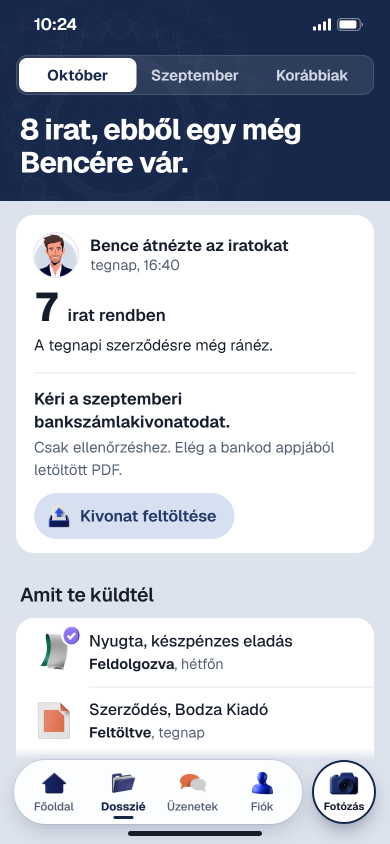
#> input picture dizajn/C2_modern/app_v2/04_dosszie.png, 780 x 1688 px, given in place of 01_belepes.png, which was not available (shown at 1/2 size)
$ python hunyoritas.py
#> lines starting #> are read from the running program, lines starting #| are printed output that depends on the picture
# -*- coding: utf-8 -*-
"""Hunyorítás-próba (C2): mind a 11 képernyő a @2x PNG-n PIL GaussianBlur(6)-tal (1x-en 3 px), és a szigorúbb
GaussianBlur(12)-vel (1x-en 6 px, a C 2. körének mércéje). Kimenet:
  ../_hunyoritas.jpg        felül eredeti, középen blur 6, alul blur 12 (fél méretben)
  ../_attekintes.jpg        csak az eredetik egy sorban"""
import os
from PIL import Image, ImageFilter

D = os.path.abspath(os.path.join(os.path.dirname(os.path.abspath(__file__)), '..'))
NEVEK = ['01_belepes', '02_bekotes', '03_fooldal', '04_dosszie', '05_tetel', '06_uzenetek',
         '07_hogyan_jott_ki', '08_befizettem', '09_fotozas', '10_widget', '11_ures_dosszie']
W, H, G = 390, 844, 20
sorok = 3
lap = Image.new('RGB', (len(NEVEK) * (W + G) + G, sorok * (H + G) + G), '#8C95A5')
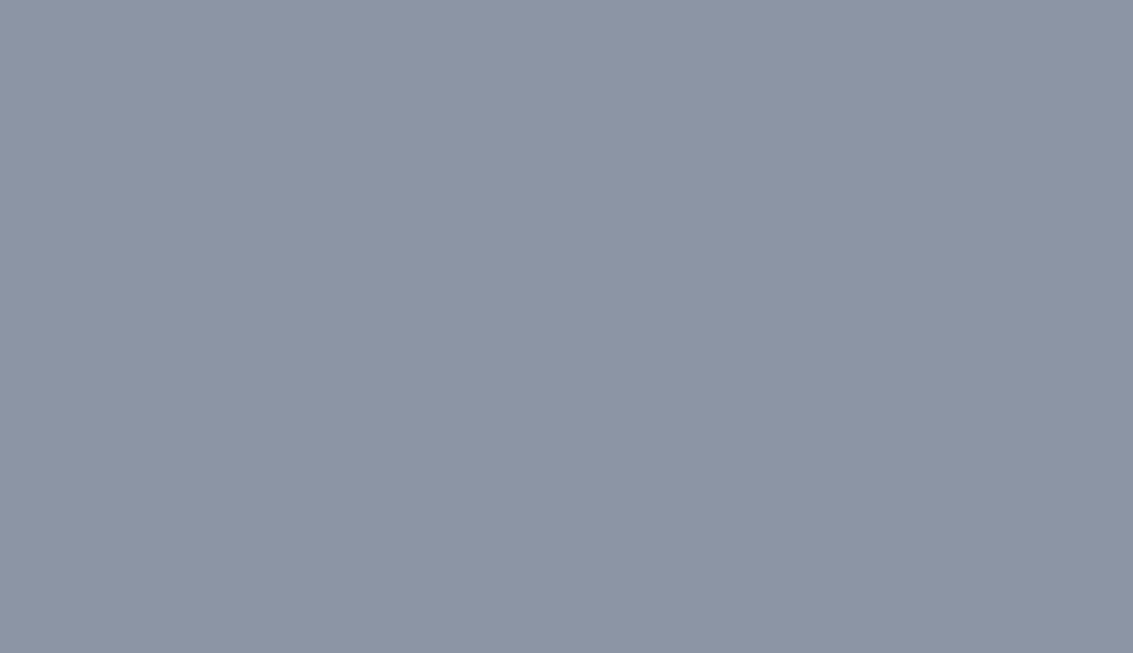
#> lap: PIL image 4530x2612 RGB (shown at 1/4 size); mean R, G, B 140, 149, 165
att = Image.new('RGB', (len(NEVEK) * (W + G) + G, H + 2 * G), '#C9D1DD')
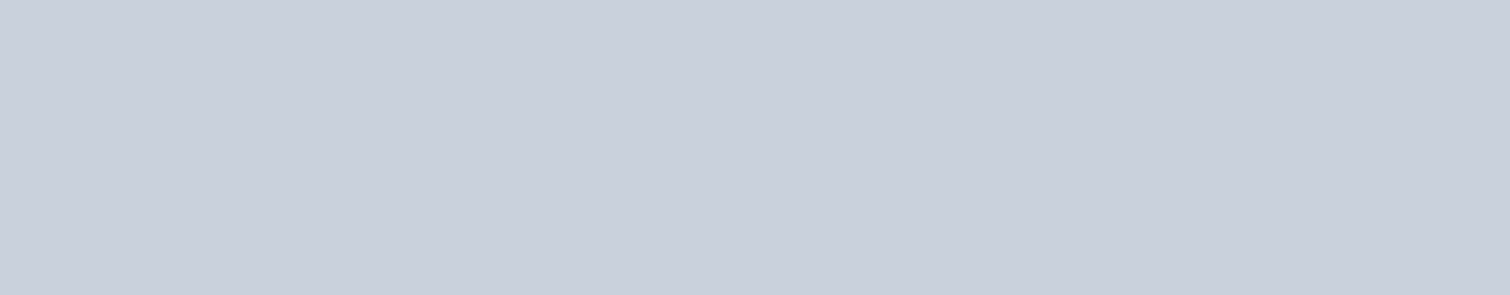
#> att: PIL image 4530x884 RGB (shown at 1/3 size); mean R, G, B 201, 209, 221
for i, n in enumerate(NEVEK):
    im = Image.open(os.path.join(D, n + '.png')).convert('RGB')
#> im is the input picture: PIL image 780x1688 RGB; mean R, G, B 189.9, 194.9, 205
    x = G + i * (W + G)
    kicsi = im.resize((W, H), Image.LANCZOS)
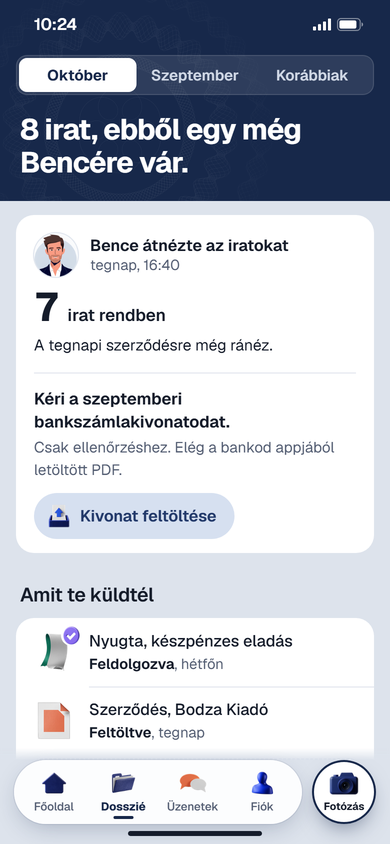
#> kicsi: PIL image 390x844 RGB; mean R, G, B 189.5, 194.6, 204.7
    lap.paste(kicsi, (x, G))
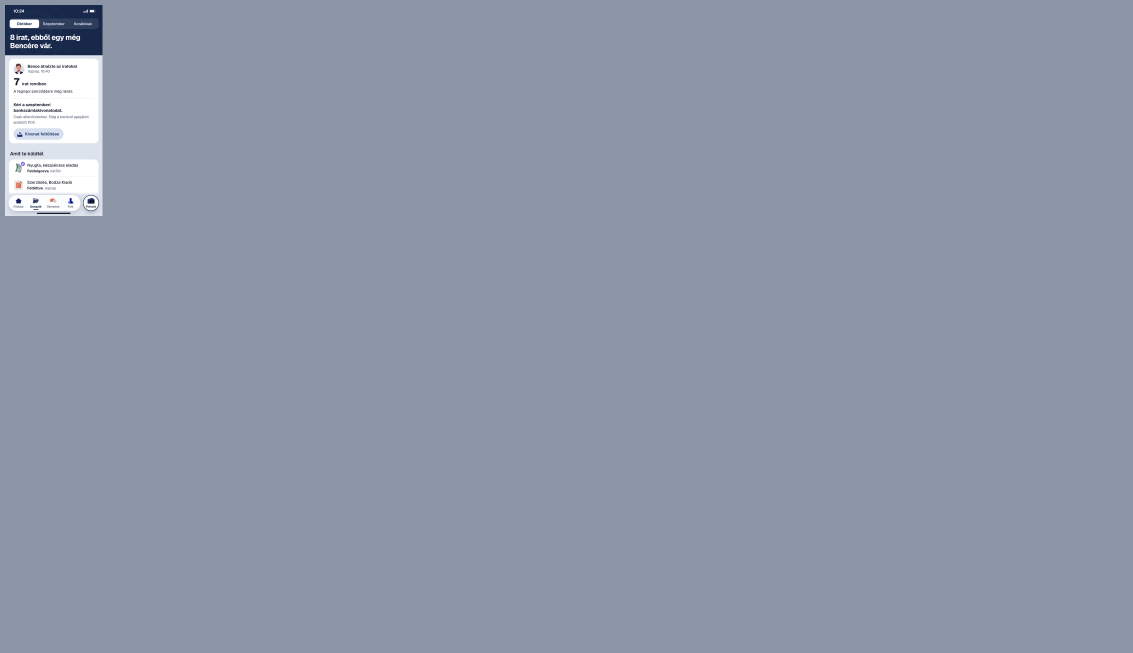
#> lap: PIL image 4530x2612 RGB (shown at 1/4 size); mean R, G, B 141.4, 150.3, 166.1
    att.paste(kicsi, (x, G))
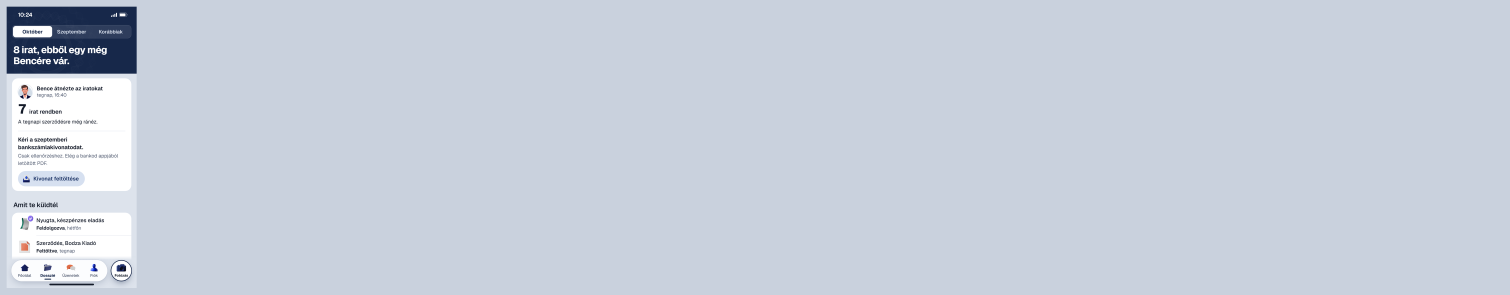
#> att: PIL image 4530x884 RGB (shown at 1/3 size); mean R, G, B 200.1, 207.8, 219.7
    lap.paste(im.filter(ImageFilter.GaussianBlur(6)).resize((W, H), Image.LANCZOS), (x, H + 2 * G))
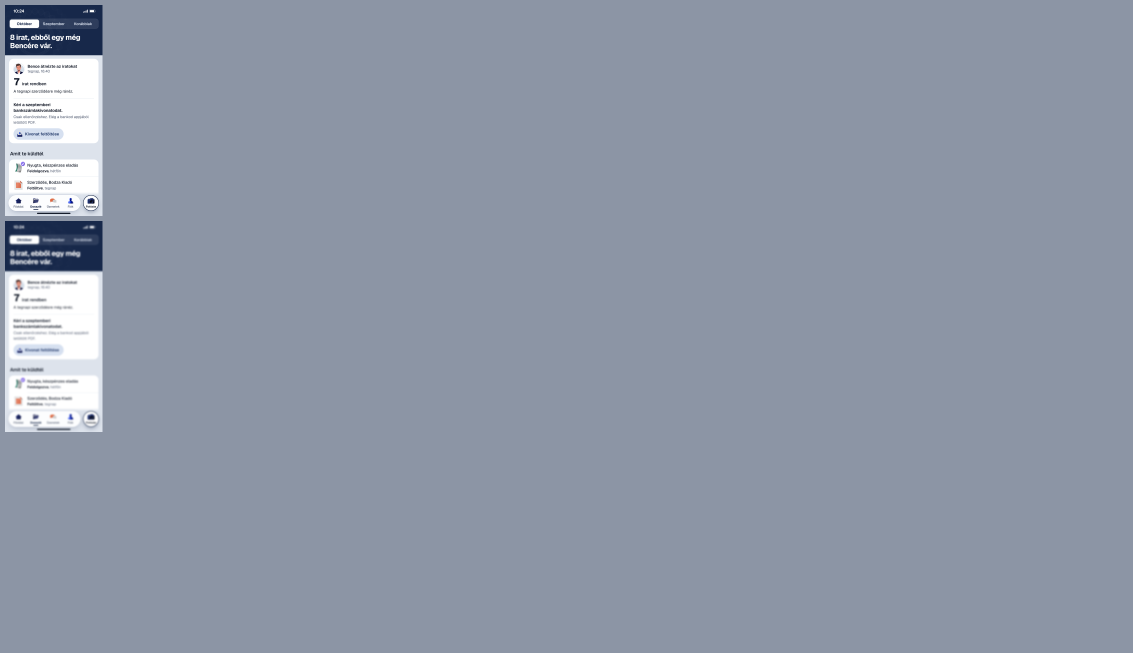
#> lap: PIL image 4530x2612 RGB (shown at 1/4 size); mean R, G, B 142.8, 151.5, 167.2
    lap.paste(im.filter(ImageFilter.GaussianBlur(12)).resize((W, H), Image.LANCZOS), (x, 2 * H + 3 * G))
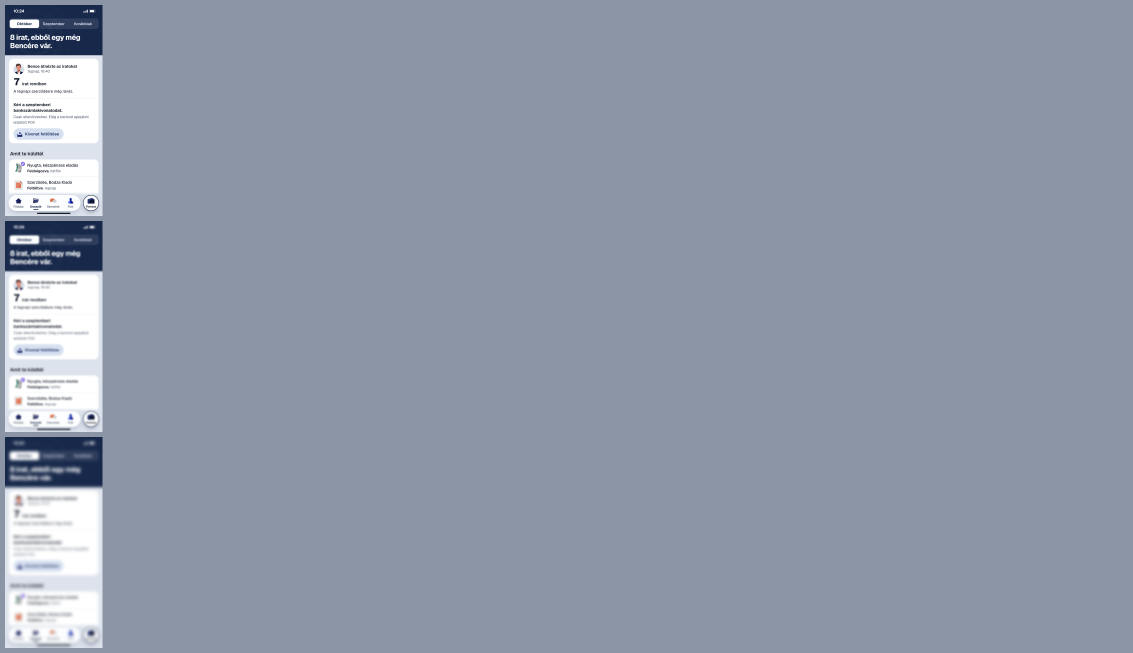
#> lap: PIL image 4530x2612 RGB (shown at 1/4 size); mean R, G, B 144.2, 152.8, 168.3
#> pass 2 of the loop `for i, n in enumerate(NEVEK):`:
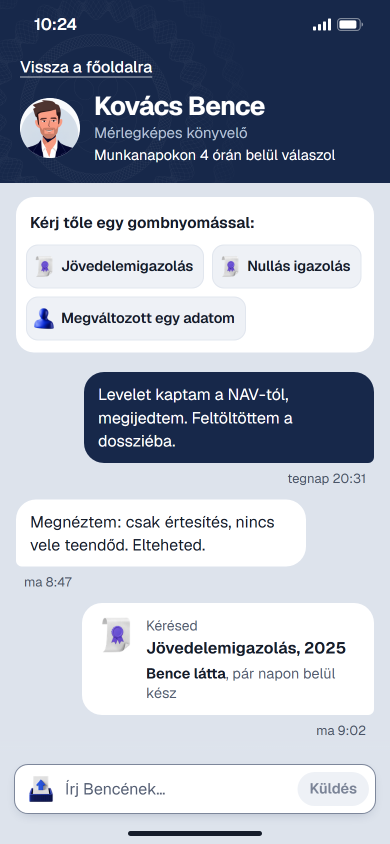
#> input picture dizajn/C2_modern/app_v2/06_uzenetek.png, 780 x 1688 px, given in place of 02_bekotes.png, which was not available (shown at 1/2 size)
#> im is the input picture: PIL image 780x1688 RGB; mean R, G, B 173.5, 180.3, 193.4
#> `att.paste(kicsi, (x, G))`:
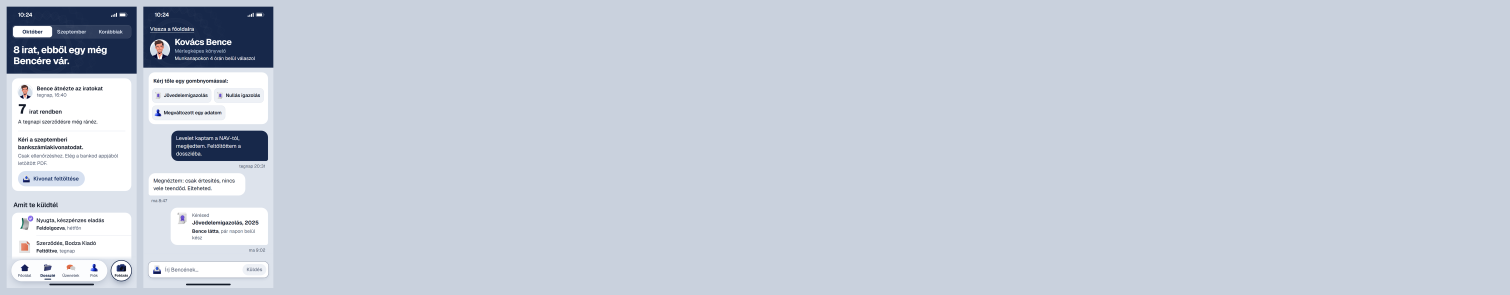
#> att: PIL image 4530x884 RGB (shown at 1/3 size); mean R, G, B 197.8, 205.4, 217.4
#> `lap.paste(im.filter(ImageFilter.GaussianBlur(12)).resize((W, H), Image..`:
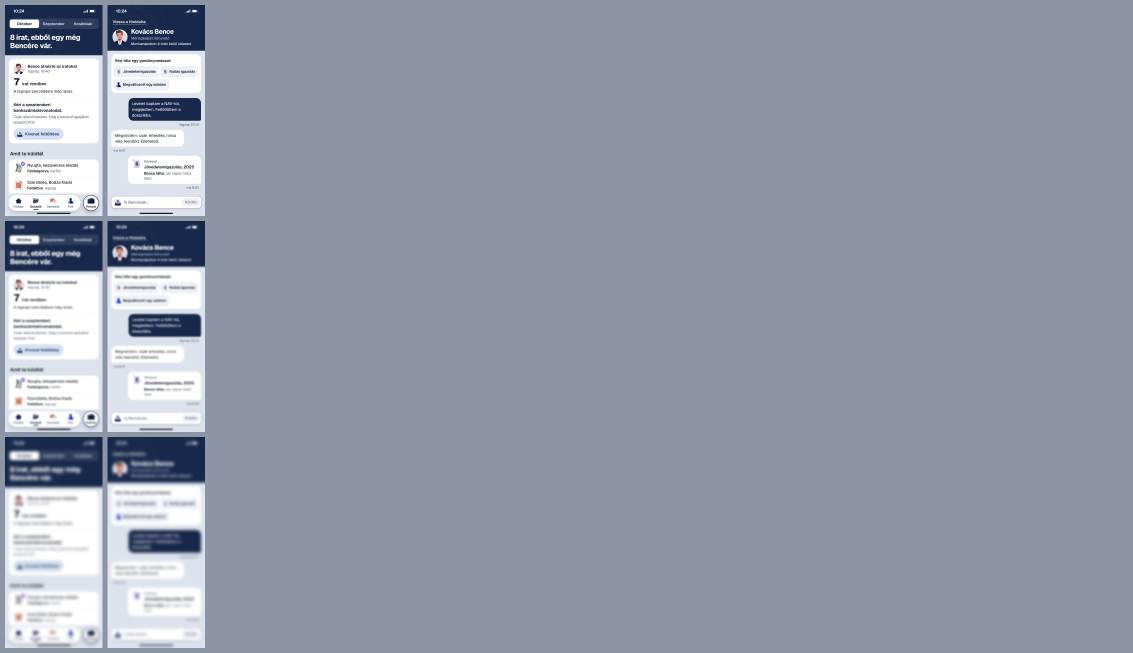
#> lap: PIL image 4530x2612 RGB (shown at 1/4 size); mean R, G, B 146.9, 155.4, 170.7
#> (the run stopped early here; a loop or call above may not have finished)
